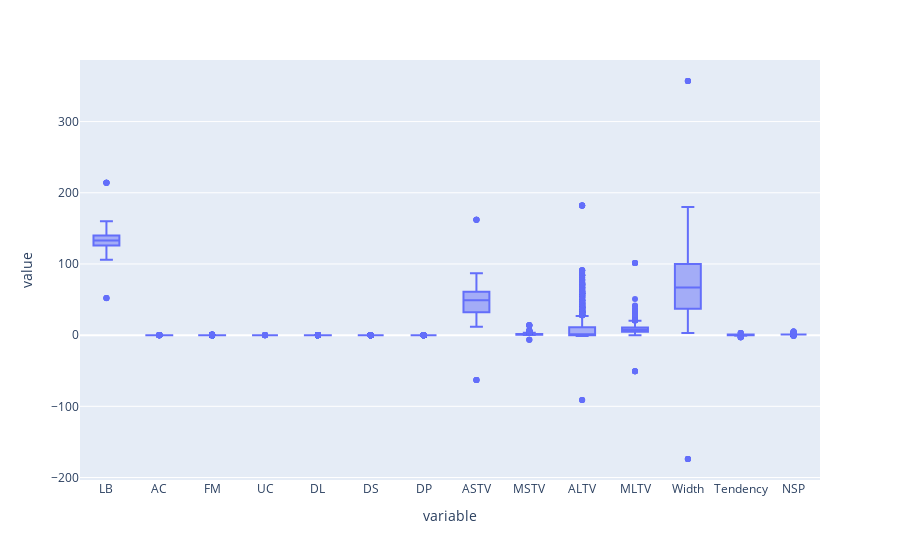

Write notebook code for a chart like this one.
### Markdown cell above
**Different approach for imputation during EDA**
* Mean Imputation: Data is symmetrically distributed and free from outliers.
* Median Imputation: Data is skewed or contains outliers.
* Mode Imputation: Data is categorical or when you want to use the most frequent value.

### Code cell
#to checkoutlier we can use boxplot 
fig_box = px.box(df)
fig_box.show()
#we cna see that there are large number of outlier present in the dataset so we can use median to replace the missing value or null values

### Figure 1 — Plotly figure (JSON) as saved in the notebook; plotly's stock layout.template omitted (floating-point values rounded to 4 significant figures; data arrays with more than 128 entries replaced by an {"elided": "..."} marker saying what was removed)
{"data": [{"alignmentgroup": "True", "hovertemplate": "variable=%{x}<br>value=%{y}<extra></extra>", "legendgroup": "", "marker": {"color": "#636efa"}, "name": "", "notched": false, "offsetgroup": "", "orientation": "v", "showlegend": false, "type": "box", "x": {"elided": "29764 str values"}, "x0": " ", "xaxis": "x", "y": {"elided": "29764 float values"}, "y0": " ", "yaxis": "y"}], "layout": {"boxmode": "group", "legend": {"tracegroupgap": 0}, "margin": {"t": 60}, "xaxis": {"anchor": "y", "domain": [0, 1], "title": {"text": "variable"}}, "yaxis": {"anchor": "x", "domain": [0, 1], "title": {"text": "value"}}}}
